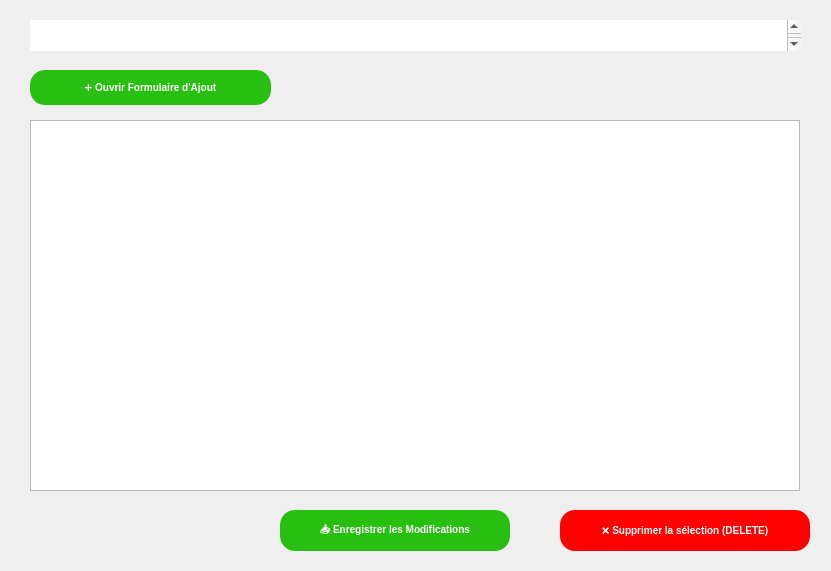
<?xml version="1.0" encoding="UTF-8"?>
<ui version="4.0">
 <class>FormListeFournisseur</class>
 <widget class="QDialog" name="FormListeFournisseur">
  <property name="geometry">
   <rect>
    <x>0</x>
    <y>0</y>
    <width>831</width>
    <height>571</height>
   </rect>
  </property>
  <property name="windowTitle">
   <string>Liste et Gestion des Fournisseurs</string>
  </property>
  <property name="styleSheet">
   <string notr="true">QWidget#FormListeFournisseur {
    border-image: url(&quot;C:/projet_QT/projet_achats/image000/fond02.jpg&quot;) 0 0 0 0 stretch stretch;
}
</string>
  </property>
  <widget class="QLabel" name="labelTitre">
   <property name="geometry">
    <rect>
     <x>150</x>
     <y>10</y>
     <width>530</width>
     <height>40</height>
    </rect>
   </property>
   <property name="styleSheet">
    <string notr="true">font-size: 18pt; font-weight: bold;</string>
   </property>
   <property name="text">
    <string>Gestion des Fournisseurs (Liste)</string>
   </property>
   <property name="alignment">
    <set>Qt::AlignmentFlag::AlignCenter</set>
   </property>
  </widget>
  <widget class="QPushButton" name="btnOuvrirAjout">
   <property name="geometry">
    <rect>
     <x>30</x>
     <y>70</y>
     <width>241</width>
     <height>35</height>
    </rect>
   </property>
   <property name="styleSheet">
    <string notr="true">QPushButton {
background-color: #29bf12;
border-radius: 15px;
border: none;
padding: 10px 20px;
color: white;
font-size: 10px;
font-weight: bold;
}</string>
   </property>
   <property name="text">
    <string>➕ Ouvrir Formulaire d'Ajout</string>
   </property>
  </widget>
  <widget class="QTableView" name="tableViewFournisseurs">
   <property name="geometry">
    <rect>
     <x>30</x>
     <y>120</y>
     <width>770</width>
     <height>371</height>
    </rect>
   </property>
  </widget>
  <widget class="QPushButton" name="btnEnregistrerModifications">
   <property name="geometry">
    <rect>
     <x>280</x>
     <y>510</y>
     <width>230</width>
     <height>41</height>
    </rect>
   </property>
   <property name="styleSheet">
    <string notr="true">QPushButton {
background-color: #29bf12;
border-radius: 15px;
border: none;
padding: 10px 20px;
color: white;
font-size: 10px;
font-weight: bold;
}</string>
   </property>
   <property name="text">
    <string>📥 Enregistrer les Modifications</string>
   </property>
  </widget>
  <widget class="QPushButton" name="btnSupprimer">
   <property name="geometry">
    <rect>
     <x>560</x>
     <y>510</y>
     <width>250</width>
     <height>41</height>
    </rect>
   </property>
   <property name="styleSheet">
    <string notr="true">QPushButton {
background-color: red;
border-radius: 15px;
border: none;
padding: 10px 20px;
color: white;
font-size: 10px;
font-weight: bold;
}</string>
   </property>
   <property name="text">
    <string>❌ Supprimer la sélection (DELETE)</string>
   </property>
  </widget>
  <widget class="QTextBrowser" name="textBrowser">
   <property name="geometry">
    <rect>
     <x>10</x>
     <y>10</y>
     <width>811</width>
     <height>51</height>
    </rect>
   </property>
   <property name="styleSheet">
    <string notr="true">QTextBrowser {
    border-image: url(&quot;C:/projet_QT/projet_achats/image000/fond03.jpg&quot;) 0 0 0 0 stretch stretch;
    border: none;
    padding: 10px 20px;
    color: white;
    font-weight: bold;
}</string>
   </property>
   <property name="html">
    <string>&lt;!DOCTYPE HTML PUBLIC &quot;-//W3C//DTD HTML 4.0//EN&quot; &quot;http://www.w3.org/TR/REC-html40/strict.dtd&quot;&gt;
&lt;html&gt;&lt;head&gt;&lt;meta name=&quot;qrichtext&quot; content=&quot;1&quot; /&gt;&lt;meta charset=&quot;utf-8&quot; /&gt;&lt;style type=&quot;text/css&quot;&gt;
p, li { white-space: pre-wrap; }
hr { height: 1px; border-width: 0; }
li.unchecked::marker { content: &quot;\2610&quot;; }
li.checked::marker { content: &quot;\2612&quot;; }
&lt;/style&gt;&lt;/head&gt;&lt;body style=&quot; font-family:'Segoe UI'; font-size:9pt; font-weight:700; font-style:normal;&quot;&gt;
&lt;p style=&quot; margin-top:0px; margin-bottom:0px; margin-left:0px; margin-right:0px; -qt-block-indent:0; text-indent:0px;&quot;&gt;&lt;span style=&quot; font-size:20pt;&quot;&gt;LISTE DES FOURNISSEURS :&lt;/span&gt;&lt;/p&gt;&lt;/body&gt;&lt;/html&gt;</string>
   </property>
  </widget>
 </widget>
 <resources/>
 <connections/>
</ui>
